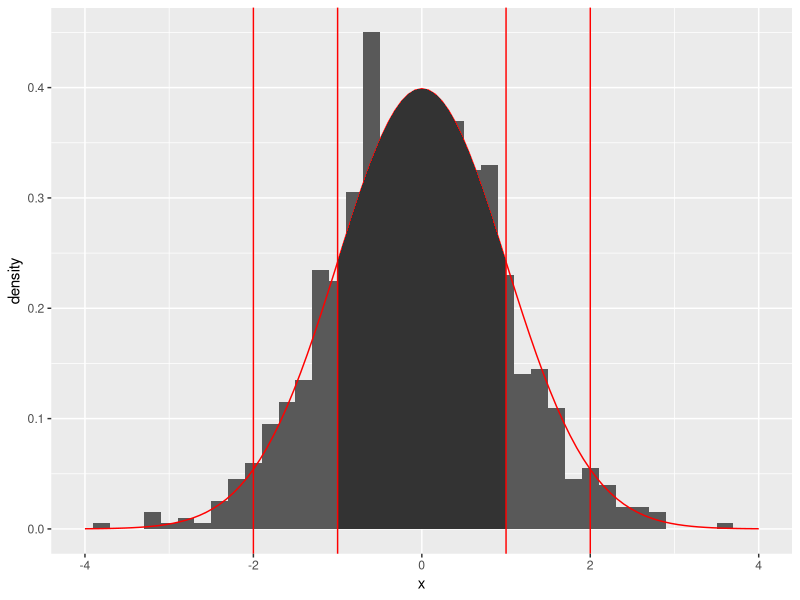
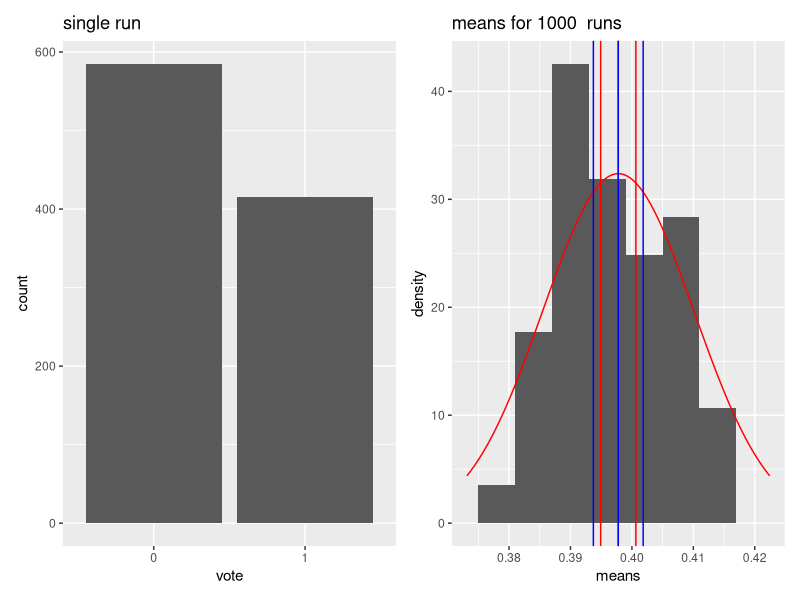

R code for these plots, in order:
## ---- chunk 1
knitr::opts_chunk$set(echo = TRUE)
if(!require("ggplot2")) { install.packages('ggplot2', repos = "http://cran.us.r-project.org"); library("ggplot2") }
## ---- chunk 2
df1 <- data.frame(x = rnorm(1000))
p1 <- ggplot(df1, aes(x)) + theme(legend.position="none") + xlim(-4, 4)
p1 <- p1 + geom_histogram(aes(y=after_stat(density)), binwidth=0.2, na.rm=TRUE)
p1 <- p1 + stat_function(fun=dnorm, args=list(mean=0, sd=1), colour="red")
p1 <- p1 + stat_function(fun=dnorm, xlim = c(-1, 1), geom = "area")
vline_data = data.frame(x_int = c(-2, -1, 1, 2))
p1 + geom_vline(xintercept=vline_data$x_int, colour="red")
## ---- chunk 3
v <- 0.975
## ---- chunk 4
#' n: # number of rexp samples for each mean
#' k: # number of means
generate_means <- function(n, years, prob) {
  #' collect k means, each with n samples, in an array
  sample_means = NULL
  for (i in 1:years) sample_means = c(sample_means, mean(rbinom(n, size=1, prob=prob)))
  means_df <- data.frame(means = sample_means)
  means_df
}
## ---- chunk 5
#' https://bookdown.org/yihui/rmarkdown-cookbook/font-color.html
colorize <- function(x, color) {
  if (knitr::is_latex_output()) {
    sprintf("\\textcolor{%s}{%s}", color, x)
  } else if (knitr::is_html_output()) {
    sprintf("<span style='color: %s;'>%s</span>", color,
      x)
  } else x
}
## ---- chunk 6
N <- 1000
years <- 50
p <- 0.4
df3 <- data.frame(vote = factor(rbinom(N, size=1, prob=p)))
df4 <- generate_means(N, years, p)
XBar_n <- mean(df4$means)
low  <- function(quant) { XBar_n - qnorm(quant)*sd(df4$means)/sqrt(length(df4$means)) }
high <- function(quant) { XBar_n + qnorm(quant)*sd(df4$means)/sqrt(length(df4$means)) }
vline_data <- function(quant) { data.frame(x_int = c(low(quant), XBar_n, high(quant))) }
vline_95 <- vline_data(0.95)
vline_99 <- vline_data(0.99)
## ---- chunk 7
p3 <- ggplot(df3, aes(vote))+ geom_bar() + ggtitle("single run")
## ---- chunk 8
p4 <- ggplot(df4, aes(means)) + theme(legend.position="none") + ggtitle(paste("means for", as.character(N), " runs"))
p4 <- p4 + geom_histogram(aes(y=after_stat(density)), binwidth=0.006, na.rm=TRUE)
p4 <- p4 + stat_function(fun=dnorm, args=list(mean=XBar_n, sd=sd(df4$means)), colour="red")
p4 <- p4 + xlim(XBar_n + c(-1,1) * 2*sd(df4$means))
p4 <- p4 + geom_vline(xintercept=vline_95$x_int, colour="red")
p4 <- p4 + geom_vline(xintercept=vline_99$x_int, colour="blue")
## ---- chunk 9
library(patchwork)
p3 + p4
